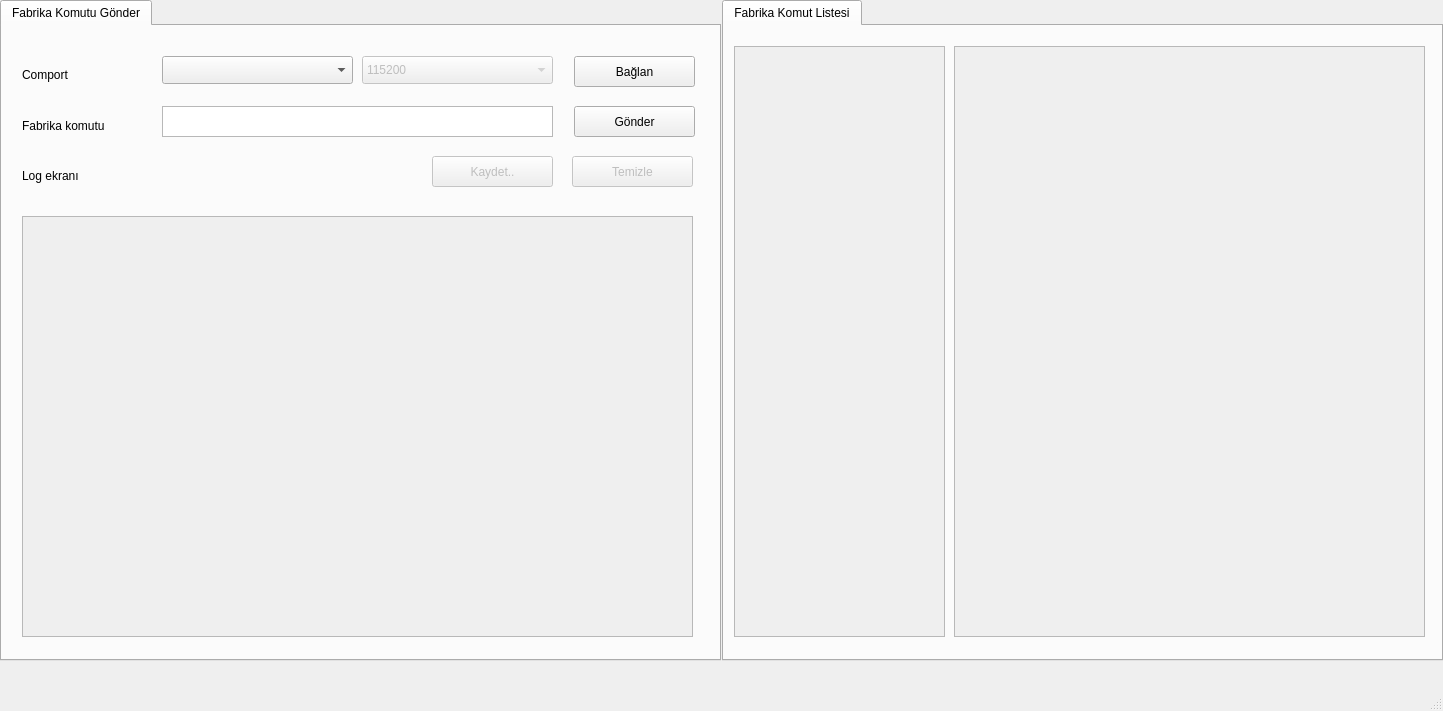
<?xml version="1.0" encoding="UTF-8"?>
<ui version="4.0">
 <class>MainWindow</class>
 <widget class="QMainWindow" name="MainWindow">
  <property name="geometry">
   <rect>
    <x>0</x>
    <y>0</y>
    <width>1443</width>
    <height>711</height>
   </rect>
  </property>
  <property name="windowTitle">
   <string>MainWindow</string>
  </property>
  <widget class="QWidget" name="centralWidget">
   <widget class="QTabWidget" name="tabWidget">
    <property name="geometry">
     <rect>
      <x>0</x>
      <y>0</y>
      <width>721</width>
      <height>661</height>
     </rect>
    </property>
    <property name="currentIndex">
     <number>0</number>
    </property>
    <widget class="QWidget" name="tab">
     <attribute name="title">
      <string>Fabrika Komutu Gönder</string>
     </attribute>
     <widget class="QPushButton" name="pushButton_Connect">
      <property name="geometry">
       <rect>
        <x>572</x>
        <y>30</y>
        <width>121</width>
        <height>31</height>
       </rect>
      </property>
      <property name="text">
       <string>Bağlan</string>
      </property>
     </widget>
     <widget class="QComboBox" name="comboBox_Port">
      <property name="geometry">
       <rect>
        <x>160</x>
        <y>30</y>
        <width>191</width>
        <height>28</height>
       </rect>
      </property>
     </widget>
     <widget class="QComboBox" name="comboBox_Baudrate">
      <property name="enabled">
       <bool>false</bool>
      </property>
      <property name="geometry">
       <rect>
        <x>360</x>
        <y>30</y>
        <width>191</width>
        <height>28</height>
       </rect>
      </property>
      <item>
       <property name="text">
        <string>115200</string>
       </property>
      </item>
      <item>
       <property name="text">
        <string>57600</string>
       </property>
      </item>
      <item>
       <property name="text">
        <string>38400</string>
       </property>
      </item>
      <item>
       <property name="text">
        <string>19200</string>
       </property>
      </item>
      <item>
       <property name="text">
        <string>9600</string>
       </property>
      </item>
     </widget>
     <widget class="QTextEdit" name="textEdit_CommandArray">
      <property name="geometry">
       <rect>
        <x>160</x>
        <y>80</y>
        <width>391</width>
        <height>31</height>
       </rect>
      </property>
     </widget>
     <widget class="QPushButton" name="pushButton_Send">
      <property name="geometry">
       <rect>
        <x>572</x>
        <y>80</y>
        <width>121</width>
        <height>31</height>
       </rect>
      </property>
      <property name="text">
       <string>Gönder</string>
      </property>
     </widget>
     <widget class="QLabel" name="label_Comport">
      <property name="geometry">
       <rect>
        <x>20</x>
        <y>40</y>
        <width>70</width>
        <height>18</height>
       </rect>
      </property>
      <property name="text">
       <string>Comport</string>
      </property>
     </widget>
     <widget class="QLabel" name="label_FactoryCommand">
      <property name="geometry">
       <rect>
        <x>20</x>
        <y>90</y>
        <width>121</width>
        <height>20</height>
       </rect>
      </property>
      <property name="text">
       <string>Fabrika komutu</string>
      </property>
     </widget>
     <widget class="QLabel" name="label_LogScreen">
      <property name="geometry">
       <rect>
        <x>20</x>
        <y>140</y>
        <width>121</width>
        <height>20</height>
       </rect>
      </property>
      <property name="text">
       <string>Log ekranı</string>
      </property>
     </widget>
     <widget class="QPushButton" name="pushButton_SaveScreenLog">
      <property name="enabled">
       <bool>false</bool>
      </property>
      <property name="geometry">
       <rect>
        <x>430</x>
        <y>130</y>
        <width>121</width>
        <height>31</height>
       </rect>
      </property>
      <property name="text">
       <string>Kaydet..</string>
      </property>
     </widget>
     <widget class="QPushButton" name="pushButton_ClearScreen">
      <property name="enabled">
       <bool>false</bool>
      </property>
      <property name="geometry">
       <rect>
        <x>570</x>
        <y>130</y>
        <width>121</width>
        <height>31</height>
       </rect>
      </property>
      <property name="text">
       <string>Temizle</string>
      </property>
     </widget>
     <widget class="QTextEdit" name="textEdit_PortReadWrite">
      <property name="enabled">
       <bool>false</bool>
      </property>
      <property name="geometry">
       <rect>
        <x>20</x>
        <y>190</y>
        <width>671</width>
        <height>421</height>
       </rect>
      </property>
     </widget>
    </widget>
   </widget>
   <widget class="QTabWidget" name="tabWidget_CommandList">
    <property name="geometry">
     <rect>
      <x>722</x>
      <y>0</y>
      <width>721</width>
      <height>661</height>
     </rect>
    </property>
    <property name="currentIndex">
     <number>0</number>
    </property>
    <widget class="QWidget" name="tab_2">
     <attribute name="title">
      <string>Fabrika Komut Listesi</string>
     </attribute>
     <widget class="QListView" name="listView_CommandList">
      <property name="enabled">
       <bool>false</bool>
      </property>
      <property name="geometry">
       <rect>
        <x>10</x>
        <y>20</y>
        <width>211</width>
        <height>591</height>
       </rect>
      </property>
     </widget>
     <widget class="QTextEdit" name="textEdit_CommandInfo">
      <property name="enabled">
       <bool>false</bool>
      </property>
      <property name="geometry">
       <rect>
        <x>230</x>
        <y>20</y>
        <width>471</width>
        <height>591</height>
       </rect>
      </property>
     </widget>
    </widget>
   </widget>
  </widget>
  <widget class="QMenuBar" name="menuBar">
   <property name="geometry">
    <rect>
     <x>0</x>
     <y>0</y>
     <width>1443</width>
     <height>26</height>
    </rect>
   </property>
  </widget>
  <widget class="QStatusBar" name="statusBar"/>
 </widget>
 <layoutdefault spacing="6" margin="11"/>
 <resources/>
 <connections/>
</ui>
